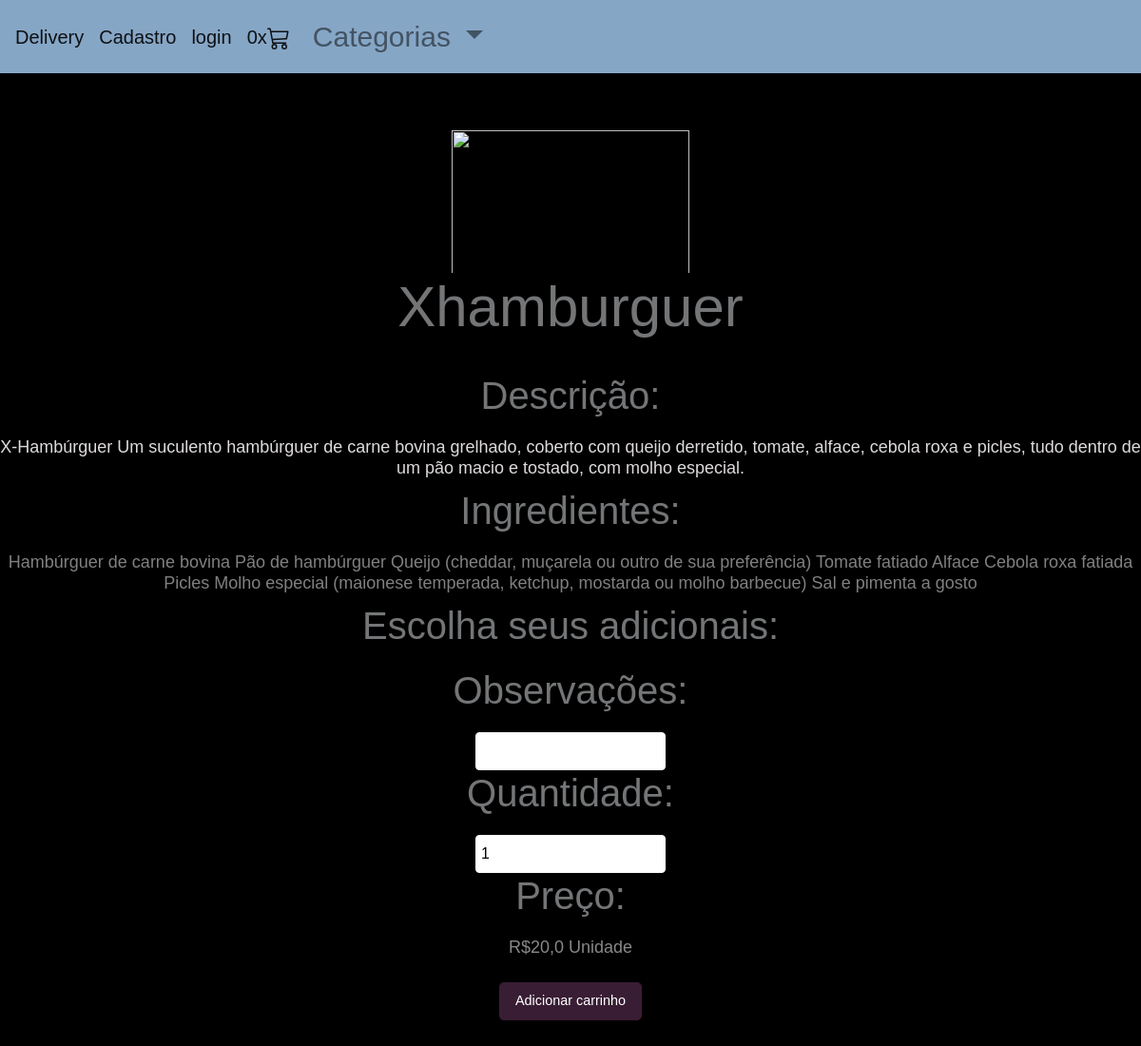
Screenshot of /produto/1 with the database file from the repository.
### produto/models.py (models this page shows, shortened)
class Produto(models.Model):
    nome_produto = models.CharField(max_length=500)
    img = models.ImageField(upload_to='post_img')
    categoria = models.ForeignKey(Categoria, on_delete=models.CASCADE)
    preco = models.FloatField()
    descricao = models.TextField()
    ingredientes = models.CharField(max_length=2000)
    adicionais = models.ManyToManyField(Adicional, blank=True)
    ativo = models.BooleanField(default=True)

### produto/views.py (the view)
# urls.py: path("produto/<int:id>", views.produto, name='produto'),
def produto(request, id):
    if not request.session.get('carrinho'):
        request.session['carrinho'] = []
        request.session.save()
    erro = request.GET.get('erro')
    produto = Produto.objects.filter(id=id)[0]
    categorias = Categoria.objects.all()
    return render(request, 'produto.html', {
        'produto': produto,
        'carrinho': len(request.session['carrinho']),
        'categorias': categorias,
        'erro': erro
    })

### produto/models.py (called while the page is built)
    def __str__(self):
        return self.categoria

### produto/templates/produto.html (shortened to what this page needs)
{%extends 'base.html'%}
{% block 'conteudo'%}
<div style="align-items: center; text-align: center;">
    <div class="container">
    </div>
    <img class="tamanhoImg" style="margin-top: 20px;" src="/media/{{produto.imag}}">
    <h3  class="titulo tituloProduto">{{produto.nome_produto}}</h3>
    <hr style="width: 250px;">
    <h1 class="titulo subTituloProduto">Descrição: </h1>
    <h3 style="color: rgb(223, 219, 219);">{{produto.descricao}}</h3>
    <h1 class="titulo subTituloProduto">Ingredientes: </h1>
    <h3 style="color: gray;">{{produto.ingredientes}}</h3>
    <h1 class="titulo subTituloProduto">Escolha seus adicionais: </h1>
    <form method="POST" action="{% url 'add_carrinho'%}">{% csrf_token %}
    <h1 class="titulo subTituloProduto">Observações: </h1>
    <input name="observacoes" class="observacoes" type="text">
    <h1 class="titulo subTituloProduto">Quantidade: </h1>
    <input name="quantidade" class="observacoes" type="number"  min="1" max="200" value="1">
    <h1 class="titulo subTituloProduto">Preço: </h1>
    <h3>R${{produto.preco}} Unidade</h3>
    <input class="botao" type="submit" value="Adicionar carrinho">
</form>
</div>
{%endblock%}

### produto/static/produto/css.css (style rules this page uses)
.observacoes { border: 1px solid #ffffff; width: 200px; }
.tituloProduto { font-size: 60px; }
.subTituloProduto { font-size: 40px; color: white; }
.botao { background-color: #4e9ff0; color: white; padding: 8px; border-radius: 15px; transition: 0.2s; }
body { background-color: #000000; }
.titulo { color: #737577; }
.container { width: 1500px; }
.tamanhoImg { align-items: center; max-width: 350px; max-height: 150px; width: auto; height: auto; margin: center; }
@media (max-width: 1200px) { .tamanhoImg { width: 250px; } }
body { font-family: Arial, sans-serif; }
.container { max-width: 800px; margin: 0 auto; padding: 20px; }
h1 { color: #f35555; font-size: 24px; margin-bottom: 20px; }
h3 { color: #ece7e7; font-size: 18px; margin-bottom: 10px; }
input, select { width: 100%; height: 40px; padding: 5px; font-size: 16px; border: 1px solid #ccc; border-radius: 4px; }
form { padding-bottom: 20px; }
input[type="submit"] { font-size: 0.9em; max-width: 150px; width: 100%; height: 40px; margin: 15px 0; border: 0; border-radius: 5px; background-color: #391D34; color: white; }

### cadastroCliente/static/cadastroCliente/css.css (style rules this page uses)
body { font-family: Arial, sans-serif; color: white; }
.container { max-width: 800px; margin: 0 auto; padding: 20px; }
h1 { color:white; font-size: 24px; margin-bottom: 20px; }
h3 { color: #888; font-size: 18px; margin-bottom: 10px; }
input, select { width: 100%; height: 40px; padding: 5px; font-size: 16px; border: 1px solid #ccc; border-radius: 4px; }

### rows the page displays
Produto: nome_produto "Xhamburguer", descricao "X-Hambúrguer Um suculento hambúrguer de carne bovina grelhado, coberto com queijo derretido, tomate, alface, cebola roxa e picles, tudo dentro de um pão macio e tostado, com molho especial.", ingredientes "Hambúrguer de carne bovina Pão de hambúrguer Queijo (cheddar, muçarela ou outro de sua preferência) Tomate fatiado Alface Cebola roxa fatiada Picles Molho especial (maionese temperada, ketchup, mostarda ou molho barbecue) Sal e pimenta a gosto", preco "20,0"

### other values shown
{{ carrinho }} "0"
